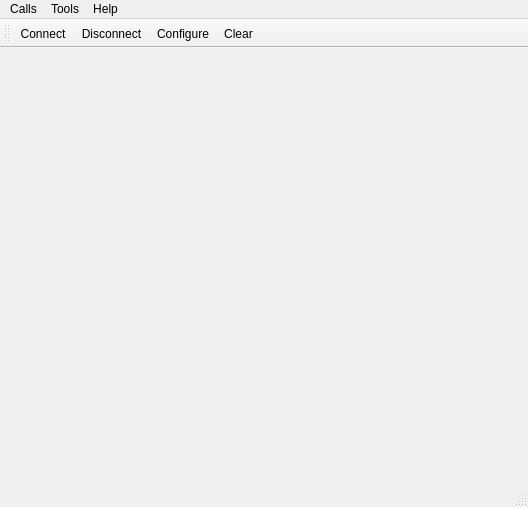
<?xml version="1.0" encoding="UTF-8"?>
<ui version="4.0">
 <class>MainWindow</class>
 <widget class="QMainWindow" name="MainWindow">
  <property name="geometry">
   <rect>
    <x>0</x>
    <y>0</y>
    <width>528</width>
    <height>507</height>
   </rect>
  </property>
  <property name="windowTitle">
   <string>Simple Terminal</string>
  </property>
  <widget class="QWidget" name="centralWidget">
   <layout class="QVBoxLayout" name="verticalLayout"/>
  </widget>
  <widget class="QMenuBar" name="menuBar">
   <property name="geometry">
    <rect>
     <x>0</x>
     <y>0</y>
     <width>528</width>
     <height>26</height>
    </rect>
   </property>
   <widget class="QMenu" name="menuCalls">
    <property name="title">
     <string>Calls</string>
    </property>
    <addaction name="actionConnect"/>
    <addaction name="actionDisconnect"/>
    <addaction name="separator"/>
    <addaction name="actionQuit"/>
   </widget>
   <widget class="QMenu" name="menuTools">
    <property name="title">
     <string>Tools</string>
    </property>
    <addaction name="actionConfigure"/>
    <addaction name="actionClear"/>
   </widget>
   <widget class="QMenu" name="menuHelp">
    <property name="title">
     <string>Help</string>
    </property>
    <addaction name="actionAbout"/>
    <addaction name="actionAboutQt"/>
   </widget>
   <addaction name="menuCalls"/>
   <addaction name="menuTools"/>
   <addaction name="menuHelp"/>
  </widget>
  <widget class="QToolBar" name="mainToolBar">
   <attribute name="toolBarArea">
    <enum>TopToolBarArea</enum>
   </attribute>
   <attribute name="toolBarBreak">
    <bool>false</bool>
   </attribute>
   <addaction name="actionConnect"/>
   <addaction name="actionDisconnect"/>
   <addaction name="actionConfigure"/>
   <addaction name="actionClear"/>
  </widget>
  <widget class="QStatusBar" name="statusBar"/>
  <action name="actionAbout">
   <property name="text">
    <string>&amp;About</string>
   </property>
   <property name="toolTip">
    <string>About program</string>
   </property>
   <property name="shortcut">
    <string>Alt+A</string>
   </property>
  </action>
  <action name="actionAboutQt">
   <property name="text">
    <string>About Qt</string>
   </property>
  </action>
  <action name="actionConnect">
   <property name="icon">
    <iconset resource="terminal.qrc">
     <normaloff>:/images/connect.png</normaloff>:/images/connect.png</iconset>
   </property>
   <property name="text">
    <string>C&amp;onnect</string>
   </property>
   <property name="toolTip">
    <string>Connect to serial port</string>
   </property>
   <property name="shortcut">
    <string>Ctrl+O</string>
   </property>
  </action>
  <action name="actionDisconnect">
   <property name="icon">
    <iconset resource="terminal.qrc">
     <normaloff>:/images/disconnect.png</normaloff>:/images/disconnect.png</iconset>
   </property>
   <property name="text">
    <string>&amp;Disconnect</string>
   </property>
   <property name="toolTip">
    <string>Disconnect from serial port</string>
   </property>
   <property name="shortcut">
    <string>Ctrl+D</string>
   </property>
  </action>
  <action name="actionConfigure">
   <property name="icon">
    <iconset resource="terminal.qrc">
     <normaloff>:/images/settings.png</normaloff>:/images/settings.png</iconset>
   </property>
   <property name="text">
    <string>&amp;Configure</string>
   </property>
   <property name="toolTip">
    <string>Configure serial port</string>
   </property>
   <property name="shortcut">
    <string>Alt+C</string>
   </property>
  </action>
  <action name="actionClear">
   <property name="icon">
    <iconset resource="terminal.qrc">
     <normaloff>:/images/clear.png</normaloff>:/images/clear.png</iconset>
   </property>
   <property name="text">
    <string>C&amp;lear</string>
   </property>
   <property name="toolTip">
    <string>Clear data</string>
   </property>
   <property name="shortcut">
    <string>Alt+L</string>
   </property>
  </action>
  <action name="actionQuit">
   <property name="icon">
    <iconset resource="terminal.qrc">
     <normaloff>:/images/application-exit.png</normaloff>:/images/application-exit.png</iconset>
   </property>
   <property name="text">
    <string>&amp;Quit</string>
   </property>
   <property name="shortcut">
    <string>Ctrl+Q</string>
   </property>
  </action>
 </widget>
 <layoutdefault spacing="6" margin="11"/>
 <resources>
  <include location="terminal.qrc"/>
 </resources>
 <connections/>
</ui>
